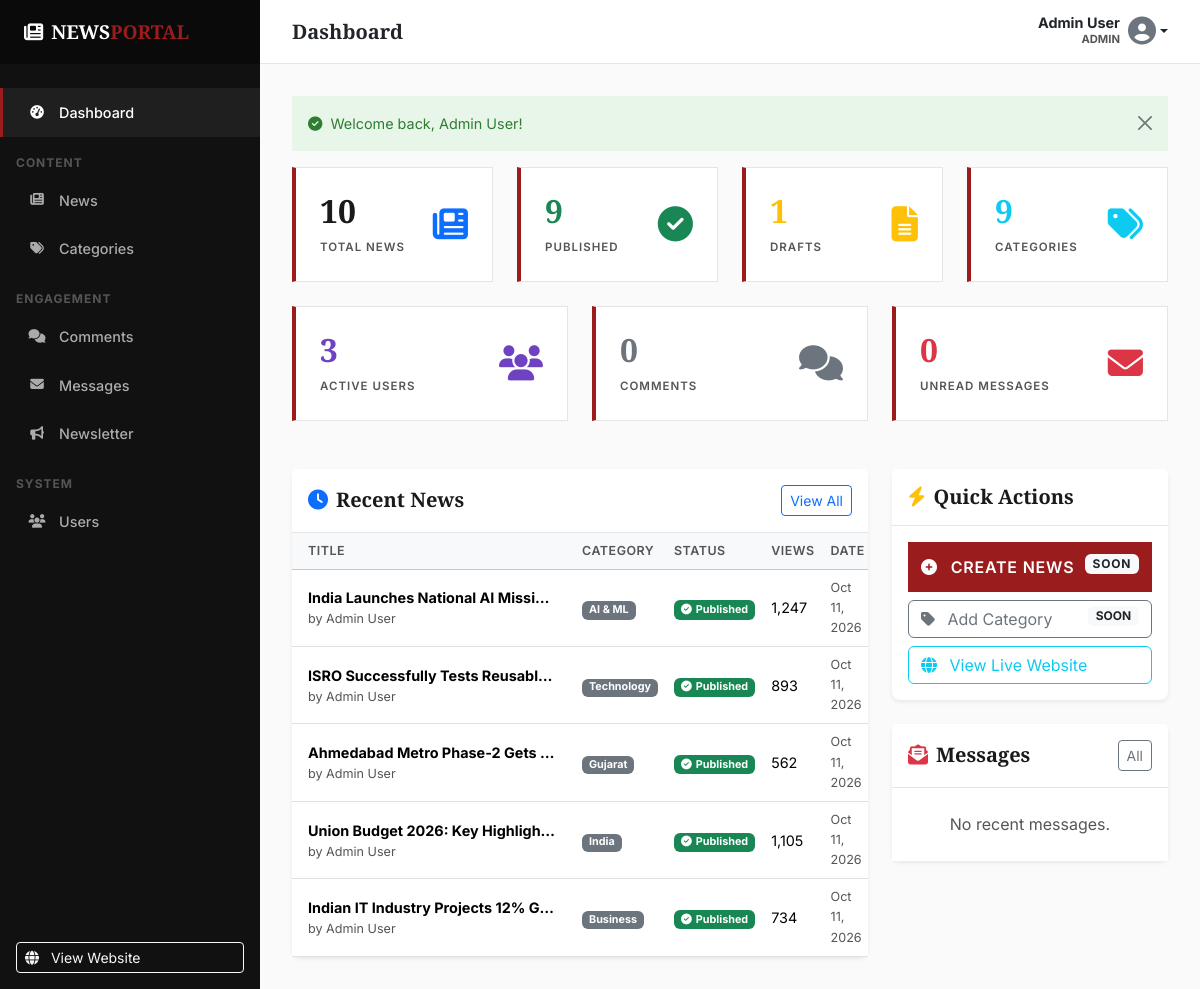
/admin/index.php (signed in), run on the app's committed database.
### tables this page shows
CREATE TABLE IF NOT EXISTS `news` (
    `id`                INT UNSIGNED    NOT NULL AUTO_INCREMENT,
    `category_id`       INT UNSIGNED    NOT NULL,
    `author_id`         INT UNSIGNED    NOT NULL,
    `title`             VARCHAR(255)    NOT NULL,
    `slug`              VARCHAR(280)    NOT NULL,
    `short_description` VARCHAR(500)    NOT NULL,
    `content`           LONGTEXT        NOT NULL,
    `featured_image`    VARCHAR(255)    DEFAULT NULL,
    `status`            ENUM('draft', 'published', 'archived') NOT NULL DEFAULT 'draft',
    `is_featured`       TINYINT(1)      NOT NULL DEFAULT 0,
    `is_breaking`       TINYINT(1)      NOT NULL DEFAULT 0,
    `views`             INT UNSIGNED    NOT NULL DEFAULT 0,
    `published_at`      DATETIME        DEFAULT NULL,
    `created_at`        DATETIME        NOT NULL DEFAULT CURRENT_TIMESTAMP,
    `updated_at`        DATETIME        NOT NULL DEFAULT CURRENT_TIMESTAMP ON UPDATE CURRENT_TIMESTAMP,

    PRIMARY KEY (`id`),
    UNIQUE KEY `uk_news_slug` (`slug`),
    INDEX `idx_news_status_published` (`status`, `published_at`),
    INDEX `idx_news_category` (`category_id`),
    INDEX `idx_news_author` (`author_id`),
    INDEX `idx_news_featured` (`is_featured`),
    INDEX `idx_news_breaking` (`is_breaking`),
    INDEX `idx_news_views` (`views`),

    CONSTRAINT `fk_news_category`
        FOREIGN KEY (`category_id`) REFERENCES `categories` (`id`)
        ON DELETE RESTRICT ON UPDATE CASCADE,

    CONSTRAINT `fk_news_author`
        FOREIGN KEY (`author_id`) REFERENCES `users` (`id`)
        ON DELETE RESTRICT ON UPDATE CASCADE
);

CREATE TABLE IF NOT EXISTS `users` (
    `id`            INT UNSIGNED    NOT NULL AUTO_INCREMENT,
    `name`          VARCHAR(100)    NOT NULL,
    `email`         VARCHAR(255)    NOT NULL,
    `password`      VARCHAR(255)    NOT NULL COMMENT 'Stored via password_hash(PASSWORD_DEFAULT)',
    `role`          ENUM('admin', 'editor', 'user') NOT NULL DEFAULT 'user',
    `profile_image` VARCHAR(255)    DEFAULT NULL,
    `status`        ENUM('active', 'inactive') NOT NULL DEFAULT 'active',
    `created_at`    DATETIME        NOT NULL DEFAULT CURRENT_TIMESTAMP,
    `updated_at`    DATETIME        NOT NULL DEFAULT CURRENT_TIMESTAMP ON UPDATE CURRENT_TIMESTAMP,

    PRIMARY KEY (`id`),
    UNIQUE KEY `uk_users_email` (`email`)
);

CREATE TABLE IF NOT EXISTS `categories` (
    `id`            INT UNSIGNED    NOT NULL AUTO_INCREMENT,
    `name`          VARCHAR(100)    NOT NULL,
    `slug`          VARCHAR(120)    NOT NULL,
    `description`   TEXT            DEFAULT NULL,
    `status`        ENUM('active', 'inactive') NOT NULL DEFAULT 'active',
    `created_at`    DATETIME        NOT NULL DEFAULT CURRENT_TIMESTAMP,
    `updated_at`    DATETIME        NOT NULL DEFAULT CURRENT_TIMESTAMP ON UPDATE CURRENT_TIMESTAMP,

    PRIMARY KEY (`id`),
    UNIQUE KEY `uk_categories_name` (`name`),
    UNIQUE KEY `uk_categories_slug` (`slug`)
);

### includes/auth.php (called while the page is built, shortened)
<?php
function isLoggedIn(): bool
{
    return !empty($_SESSION['user_id']) && !empty($_SESSION['logged_in']);
}
function currentUserRole(): ?string
{
    return isLoggedIn() ? ($_SESSION['user_role'] ?? null) : null;
}
function hasRole(string $role): bool
{
    return isLoggedIn() && currentUserRole() === $role;
}
function isAdmin(): bool
{
    return hasRole('admin');
}

### admin/index.php (the view, shortened to what this page needs)
<?php
require_once __DIR__ . '/../includes/functions.php';
require_once __DIR__ . '/includes/header.php';
try {
    $pdo = connectDB();
    $stmt = $pdo->query("SELECT COUNT(*) FROM news");
    $stats['total_news'] = $stmt->fetchColumn();
    $stmt = $pdo->query("SELECT COUNT(*) FROM news WHERE status = 'published'");
    $stats['published_news'] = $stmt->fetchColumn();
    $stmt = $pdo->query("SELECT COUNT(*) FROM news WHERE status = 'draft'");
    $stats['draft_news'] = $stmt->fetchColumn();
    $stmt = $pdo->query("SELECT COUNT(*) FROM categories WHERE status = 'active'");
    $stats['categories'] = $stmt->fetchColumn();
    $stmt = $pdo->query("SELECT COUNT(*) FROM users WHERE status = 'active'");
    $stats['users'] = $stmt->fetchColumn();
    $stmt = $pdo->query("SELECT COUNT(*) FROM comments");
    $stats['comments'] = $stmt->fetchColumn();
    $stmt = $pdo->query("SELECT COUNT(*) FROM contact_messages WHERE status = 'unread'");
    $stats['unread_messages'] = $stmt->fetchColumn();
    $stmt = $pdo->query("
        SELECT n.title, n.status, n.views, n.created_at, c.name as category_name, u.name as author_name
        FROM news n
        JOIN categories c ON n.category_id = c.id
        JOIN users u ON n.author_id = u.id
        ORDER BY n.created_at DESC
        LIMIT 5
    ");
    $recentNews = $stmt->fetchAll();
    $stmt = $pdo->query("
        SELECT name, email, subject, status, created_at
        FROM contact_messages
        ORDER BY created_at DESC
        LIMIT 5
    ");
    $recentMessages = $stmt->fetchAll();
} catch (PDOException $e) {
    $stats = array_fill_keys(['total_news', 'published_news', 'draft_news', 'categories', 'users', 'comments', 'unread_messages'], 0);
    $recentNews = [];
    $recentMessages = [];
    setFlashMessage("Database connection failed. Unable to load statistics.", "error");
}
?>
<div class="row g-4 mb-5">
    <div class="col-sm-6 col-xl-3">
        <div class="stat-card h-100">
            <div class="stat-card-info">
                <h3><?= number_format($stats['total_news']) ?></h3>
                <p>Total News</p>
            </div>
            <div class="stat-card-icon">
                <i class="fas fa-newspaper text-primary"></i>
            </div>
        </div>
    </div>
    <div class="col-sm-6 col-xl-3">
        <div class="stat-card h-100" style="border-left-color: var(--bs-success);">
            <div class="stat-card-info">
                <h3 class="text-success"><?= number_format($stats['published_news']) ?></h3>
                <p>Published</p>
            </div>
            <div class="stat-card-icon">
                <i class="fas fa-check-circle text-success"></i>
            </div>
        </div>
    </div>
    <div class="col-sm-6 col-xl-3">
        <div class="stat-card h-100" style="border-left-color: var(--bs-warning);">
            <div class="stat-card-info">
                <h3 class="text-warning"><?= number_format($stats['draft_news']) ?></h3>
                <p>Drafts</p>
            </div>
            <div class="stat-card-icon">
                <i class="fas fa-file-alt text-warning"></i>
            </div>
        </div>
    </div>
    <div class="col-sm-6 col-xl-3">
        <div class="stat-card h-100" style="border-left-color: var(--bs-info);">
            <div class="stat-card-info">
                <h3 class="text-info"><?= number_format($stats['categories']) ?></h3>
                <p>Categories</p>
            </div>
            <div class="stat-card-icon">
                <i class="fas fa-tags text-info"></i>
            </div>
        </div>
    </div>
    <div class="col-sm-6 col-xl-4">
        <div class="stat-card h-100" style="border-left-color: var(--bs-purple);">
            <div class="stat-card-info">
                <h3 style="color: #6f42c1;"><?= number_format($stats['users']) ?></h3>
                <p>Active Users</p>
            </div>
            <div class="stat-card-icon">
                <i class="fas fa-users" style="color: #6f42c1;"></i>
            </div>
        </div>
    </div>
    <div class="col-sm-6 col-xl-4">
        <div class="stat-card h-100" style="border-left-color: var(--bs-secondary);">
            <div class="stat-card-info">
                <h3 class="text-secondary"><?= number_format($stats['comments']) ?></h3>
                <p>Comments</p>
            </div>
            <div class="stat-card-icon">
                <i class="fas fa-comments text-secondary"></i>
            </div>
        </div>
    </div>
    <div class="col-sm-6 col-xl-4">
        <div class="stat-card h-100" style="border-left-color: var(--bs-danger);">
            <div class="stat-card-info">
                <h3 class="text-danger"><?= number_format($stats['unread_messages']) ?></h3>
                <p>Unread Messages</p>
            </div>
            <div class="stat-card-icon">
                <i class="fas fa-envelope text-danger"></i>
            </div>
        </div>
    </div>
</div>
<div class="row g-4">
    <div class="col-lg-8">
        <div class="card shadow-sm border-0 h-100">
            <div class="card-header bg-white py-3 d-flex align-items-center justify-content-between">
                <h5 class="mb-0 fw-bold"><i class="fas fa-clock me-2 text-primary"></i>Recent News</h5>
                <a href="#" class="btn btn-sm btn-outline-primary" title="Coming Soon">View All</a>
            </div>
            <div class="card-body p-0">
                <div class="table-responsive">
                    <table class="table table-hover align-middle mb-0">
                        <thead class="table-light">
                            <tr>
                                <th class="px-3">Title</th>
                                <th>Category</th>
                                <th>Status</th>
                                <th>Views</th>
                                <th>Date</th>
                            </tr>
                        </thead>
                        <tbody>
                            <?php if (empty($recentNews)): ?>
                            <tr>
                                <td colspan="5" class="text-center py-4 text-muted">No news articles found.</td>
                            </tr>
                            <?php else: ?>
                                <?php foreach ($recentNews as $news): ?>
                                <tr>
                                    <td class="px-3">
                                        <div class="fw-bold text-truncate" style="max-width: 250px;">
                                            <?= e($news['title']) ?>
                                        </div>
                                        <div class="small text-muted">by <?= e($news['author_name']) ?></div>
                                    </td>
                                    <td><span class="badge bg-secondary"><?= e($news['category_name']) ?></span></td>
                                    <td>
                                        <?php if ($news['status'] === 'published'): ?>
                                            <span class="badge bg-success"><i class="fas fa-check-circle me-1"></i>Published</span>
                                        <?php else: ?>
                                            <span class="badge bg-warning text-dark"><i class="fas fa-file-alt me-1"></i>Draft</span>
                                        <?php endif; ?>
                                    </td>
                                    <td><?= number_format($news['views']) ?></td>
                                    <td class="small text-muted"><?= date('M j, Y', strtotime($news['created_at'])) ?></td>
                                </tr>
                                <?php endforeach; ?>
                            <?php endif; ?>
                        </tbody>
                    </table>
                </div>
            </div>
        </div>
    </div>
    <div class="col-lg-4">
        <div class="card shadow-sm border-0 mb-4">
            <div class="card-header bg-white py-3">
                <h5 class="mb-0 fw-bold"><i class="fas fa-bolt me-2 text-warning"></i>Quick Actions</h5>
            </div>
            <div class="card-body">
                <div class="d-grid gap-2">
                    <a href="#" class="btn btn-primary text-start"><i class="fas fa-plus-circle me-2"></i> Create News <span class="badge bg-light text-dark ms-2 float-end">SOON</span></a>
                    <?php if (isAdmin()): ?>
                    <a href="#" class="btn btn-outline-secondary text-start"><i class="fas fa-tag me-2"></i> Add Category <span class="badge bg-light text-dark ms-2 float-end">SOON</span></a>
                    <?php endif; ?>
                    <a href="<?= buildUrl('index.php') ?>" target="_blank" class="btn btn-outline-info text-start"><i class="fas fa-globe me-2"></i> View Live Website</a>
                </div>
            </div>
        </div>
        <div class="card shadow-sm border-0">
            <div class="card-header bg-white py-3 d-flex align-items-center justify-content-between">
                <h5 class="mb-0 fw-bold"><i class="fas fa-envelope-open-text me-2 text-danger"></i>Messages</h5>
                <a href="#" class="btn btn-sm btn-outline-secondary" title="Coming Soon">All</a>
            </div>
            <div class="card-body p-0">
                <ul class="list-group list-group-flush">
                    <?php if (empty($recentMessages)): ?>
                        <li class="list-group-item text-center py-4 text-muted">No recent messages.</li>
                    <?php endif; ?>
                </ul>
            </div>
        </div>
    </div>
</div>
<?php require_once __DIR__ . '/includes/footer.php'; ?>

### assets/css/style.css (style rules this page uses)
:root { --paper: #FAFAFA; --white: #FFFFFF; --ink: #1A1A1A; --muted: #555555; --line: #E5E5E5; --accent: #9B1C1C; --accent-hover: #7F1414; --soft: #F0F0F0; --dark: #111111; --font-display: 'Playfair Display', Georgia, serif; --font-body: 'Inter', -apple-system, BlinkMacSystemFont, sans-serif; --container-max: 1280px; --container-px: 32px; --radius-xs: 0; --radius-sm: 0; --radius-md: 0; --ease: cubic-bezier(0.25, 1, 0.5, 1); --duration: 300ms; --shadow-sm: none; --shadow-md: none; }
*, *::before, *::after { box-sizing: border-box; }
body { font-family: var(--font-body); color: var(--ink); background-color: var(--white); line-height: 1.6; margin: 0; -webkit-font-smoothing: antialiased; -moz-osx-font-smoothing: grayscale; }
a { color: var(--ink); text-decoration: none; transition: color var(--duration) var(--ease); }
h1, h2, h3, h4, h5, h6 { font-family: var(--font-display); color: var(--ink); font-weight: 700; line-height: 1.2; margin-top: 0; }
.text-muted { color: var(--muted) !important; }
.btn-primary { background-color: var(--accent); border-color: var(--accent); border-radius: 0; font-weight: 600; text-transform: uppercase; letter-spacing: 0.05em; padding: 12px; }
.stat-card { border-color: var(--line) !important; border-radius: var(--radius-md) !important; border-left: 4px solid var(--accent) !important; }
.stat-card-info h3 { font-family: var(--font-display) !important; }

### admin/includes/header.php (style rules this page uses)
:root { --admin-sidebar-width: 260px; --admin-header-height: 64px; --color-accent: #C62828; --color-dark: #151515; --color-border: #D9D6CF; --color-bg: #F5F3EE; --color-surface: #FFFFFF; --color-text: #111111; --color-text-light: #6B6B6B; --font-heading: 'Playfair Display', Georgia, serif; --font-body: 'Inter', -apple-system, sans-serif; --transition-base: all 250ms cubic-bezier(0.4, 0, 0.2, 1); }
body { font-family: var(--font-body); background-color: var(--color-bg); }
.stat-card { background: var(--color-surface); border-radius: 8px; padding: 1.5rem; border: 1px solid var(--color-border); border-left: 4px solid var(--color-accent); display: flex; align-items: center; justify-content: space-between; transition: var(--transition-base); }
.stat-card-info h3 { font-size: 2rem; font-weight: 700; margin: 0; color: var(--color-text); font-family: var(--font-heading); }
.stat-card-info p { margin: 0; color: var(--color-text-light); font-size: 0.72rem; text-transform: uppercase; letter-spacing: 1px; font-weight: 600; margin-top: 0.5rem; }
.stat-card-icon { font-size: 2.2rem; color: rgba(0,0,0,0.04); }
.card { border: 1px solid var(--color-border); border-radius: 8px; }
.card-header { border-bottom-color: var(--color-border); }
.table { font-size: 0.9rem; }
.table th { font-weight: 600; font-size: 0.78rem; text-transform: uppercase; letter-spacing: 0.5px; color: var(--color-text-light); }

### data on the page
news: title "India Launches National AI Missi…", author.name "Admin User", category.name "AI & ML", status "published" (drawn), views "1,247", created_at "Oct 11, 2026"
news: title "ISRO Successfully Tests Reusabl…", author.name "Admin User", category.name "Technology", status "published" (drawn), views "893", created_at "Oct 11, 2026"
news: title "Ahmedabad Metro Phase-2 Gets…", author.name "Admin User", category.name "Gujarat", status "published" (drawn), views "562", created_at "Oct 11, 2026"
news: title "Union Budget 2026: Key Highligh…", author.name "Admin User", category.name "India", status "published" (drawn), views "1,105", created_at "Oct 11, 2026"
news: title "Indian IT Industry Projects 12% G…", author.name "Admin User", category.name "Business", status "published" (drawn), views "734", created_at "Oct 11, 2026"

### other printed values
currentUserName() "Admin User"
currentUserRole() "ADMIN"
$flash['message'] "Welcome back, Admin User!"
$stats['total_news'] "10"
$stats['published_news'] "9"
$stats['draft_news'] "1"
$stats['categories'] "9"
$stats['users'] "3"
$stats['comments'] "0"
$stats['unread_messages'] "0"
